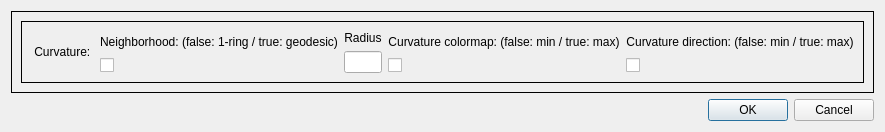
<?xml version="1.0" encoding="UTF-8"?>
<ui version="4.0">
 <class>DialogCurvature1</class>
 <widget class="QDialog" name="DialogCurvature1">
  <property name="geometry">
   <rect>
    <x>0</x>
    <y>0</y>
    <width>848</width>
    <height>130</height>
   </rect>
  </property>
  <property name="windowTitle">
   <string>Curvature</string>
  </property>
  <layout class="QVBoxLayout" name="verticalLayout">
   <item>
    <widget class="QFrame" name="frame">
     <property name="frameShape">
      <enum>QFrame::Box</enum>
     </property>
     <property name="frameShadow">
      <enum>QFrame::Plain</enum>
     </property>
     <layout class="QVBoxLayout" name="verticalLayout_2">
      <item>
       <widget class="QFrame" name="frame_2">
        <property name="frameShape">
         <enum>QFrame::Box</enum>
        </property>
        <layout class="QVBoxLayout" name="verticalLayout_3">
         <item>
          <layout class="QHBoxLayout" name="horizontalLayout">
           <item>
            <widget class="QLabel" name="label_Curvature">
             <property name="text">
              <string> Curvature: </string>
             </property>
            </widget>
           </item>
           <item>
            <layout class="QVBoxLayout" name="verticalLayout_geod">
             <item>
              <widget class="QLabel" name="label_geod">
               <property name="text">
                <string>Neighborhood: (false: 1-ring / true: geodesic)</string>
               </property>
               <property name="alignment">
                <set>Qt::AlignCenter</set>
               </property>
              </widget>
             </item>
             <item>
              <widget class="QCheckBox" name="checkBox_geod"/>
             </item>
            </layout>
           </item>
           <item>
            <layout class="QVBoxLayout" name="verticalLayout_radius">
             <item>
              <widget class="QLabel" name="label_radius">
               <property name="text">
                <string>Radius</string>
               </property>
               <property name="alignment">
                <set>Qt::AlignCenter</set>
               </property>
              </widget>
             </item>
             <item>
              <widget class="QLineEdit" name="lineEdit_radius"/>
             </item>
            </layout>
           </item>
           <item>
            <layout class="QVBoxLayout" name="verticalLayout_Cmin-max">
             <item>
              <widget class="QLabel" name="label_Cmin-max">
               <property name="text">
                <string>Curvature colormap: (false: min / true: max)</string>
               </property>
               <property name="alignment">
                <set>Qt::AlignCenter</set>
               </property>
              </widget>
             </item>
             <item>
              <widget class="QCheckBox" name="checkBox_Cmin-max"/>
             </item>
            </layout>
           </item>
           <item>
            <layout class="QVBoxLayout" name="verticalLayout_Dmin-max">
             <item>
              <widget class="QLabel" name="label_Dmin-max">
               <property name="text">
                <string>Curvature direction: (false: min / true: max)</string>
               </property>
               <property name="alignment">
                <set>Qt::AlignCenter</set>
               </property>
              </widget>
             </item>
             <item>
              <widget class="QCheckBox" name="checkBox_Dmin-max"/>
             </item>
            </layout>
           </item>
          </layout>
         </item>
        </layout>
       </widget>
      </item>
     </layout>
    </widget>
   </item>
   <item>
    <widget class="QDialogButtonBox" name="buttonBox">
     <property name="orientation">
      <enum>Qt::Horizontal</enum>
     </property>
     <property name="standardButtons">
      <set>QDialogButtonBox::Cancel|QDialogButtonBox::Ok</set>
     </property>
    </widget>
   </item>
  </layout>
 </widget>
 <resources/>
 <connections>
  <connection>
   <sender>buttonBox</sender>
   <signal>accepted()</signal>
   <receiver>DialogCurvature1</receiver>
   <slot>accept()</slot>
   <hints>
    <hint type="sourcelabel">
     <x>248</x>
     <y>254</y>
    </hint>
    <hint type="destinationlabel">
     <x>157</x>
     <y>274</y>
    </hint>
   </hints>
  </connection>
  <connection>
   <sender>buttonBox</sender>
   <signal>rejected()</signal>
   <receiver>DialogCurvature1</receiver>
   <slot>reject()</slot>
   <hints>
    <hint type="sourcelabel">
     <x>316</x>
     <y>260</y>
    </hint>
    <hint type="destinationlabel">
     <x>286</x>
     <y>274</y>
    </hint>
   </hints>
  </connection>
 </connections>
</ui>
